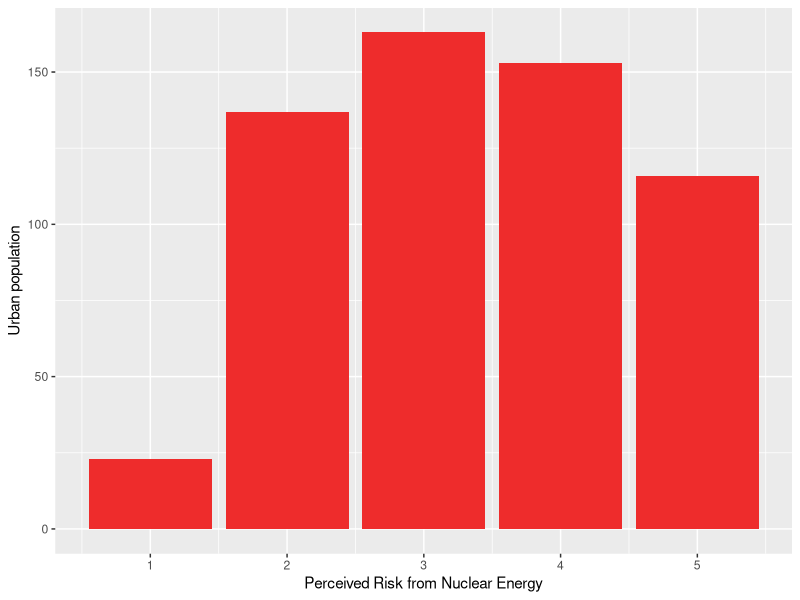
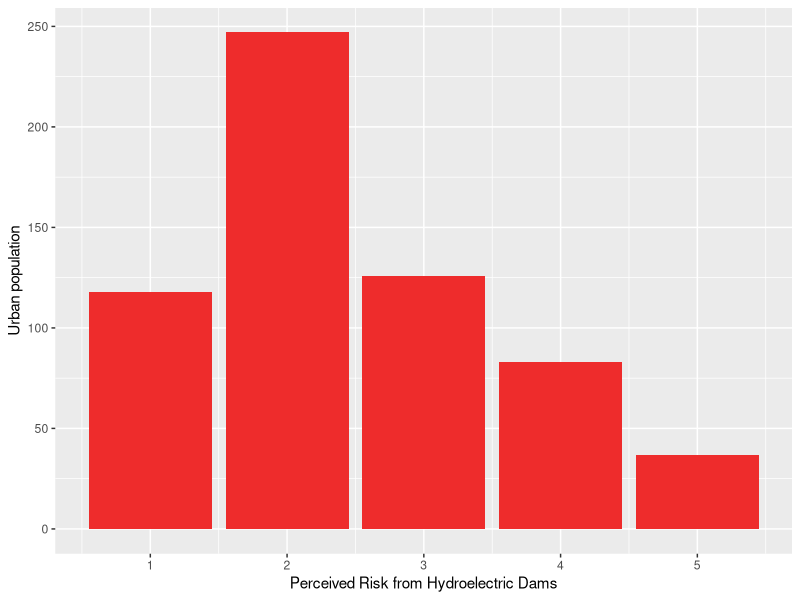
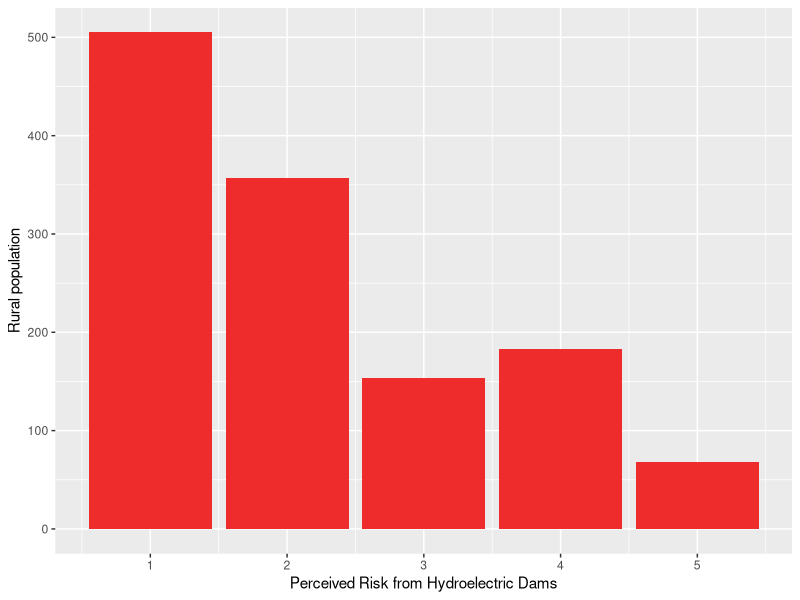
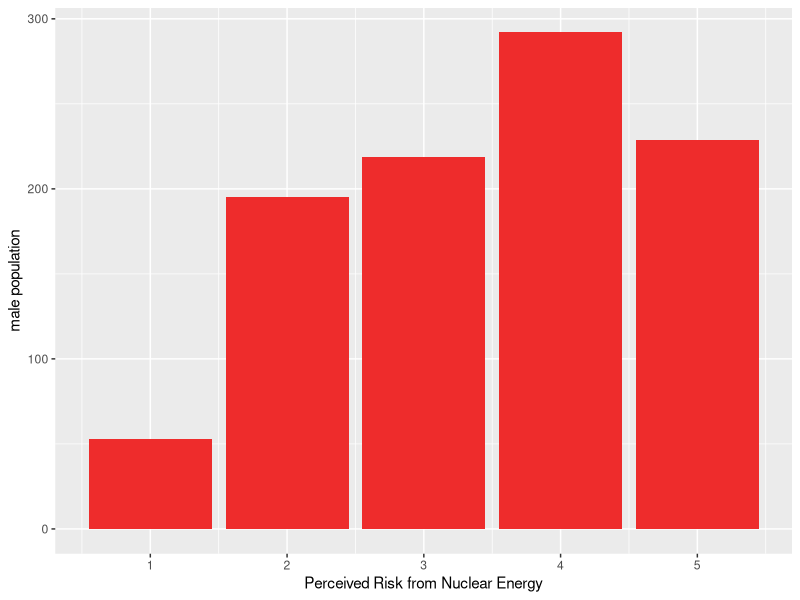
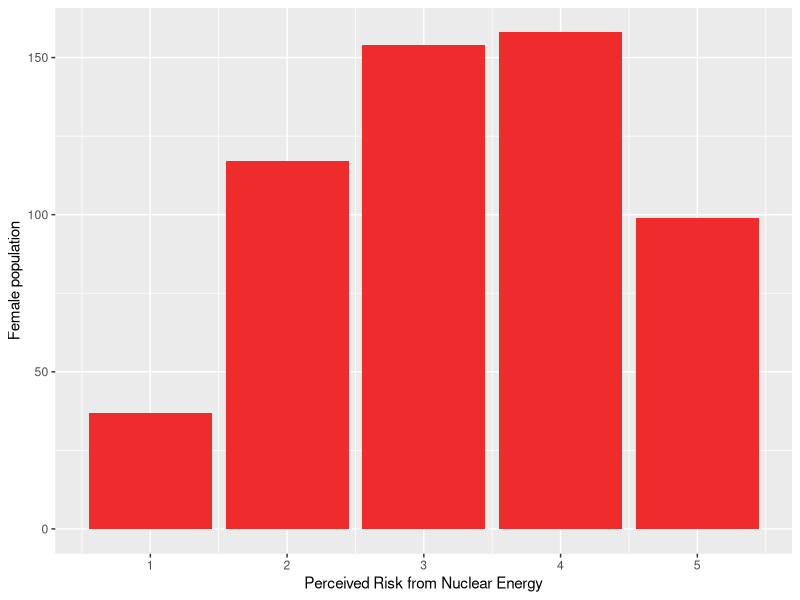

Write R code to recreate these figures, in order.
## ---- chunk 1
  knitr::opts_chunk$set(warning = FALSE, message = FALSE)

suppressPackageStartupMessages(library(tidyverse))
suppressPackageStartupMessages(library(readxl))
suppressPackageStartupMessages(library(dplyr))
suppressPackageStartupMessages(library(tidyr))
suppressPackageStartupMessages(library(ggplot2))

## ---- chunk 2
knitr::opts_chunk$set(warning = FALSE, message = FALSE)
moduletwo <- read_excel(here::here("thesis_surveydata/political_factors_complete.xlsx"))
module2 <- data.frame(moduletwo)
module2[module2 == "Rather not say/ Don't know"] <- "Rather not say/Don't know"

# loaded data set for module 2 eco -pol variables and removes the rows with question number and question text
## ---- chunk 3
knitr::opts_chunk$set(warning = FALSE, message = FALSE)
#This chunk contains the coding schemes of various scales used in survey one: eco-political factors, kahan scale and acceptance scale
codedmodule2 <- module2 %>%
  
#remove row 1
  filter(!row_number() %in% c(1,2)) %>% 
  
# replace risky likert scale with numbers
  mutate_at(vars(starts_with("Risky")), funs(case_when(. =="Not at all risky" ~ 1, 
                                                       . =="Slightly risky" ~ 2, 
                                                       . =="Moderately risky" ~ 3, 
                                                       . =="Very risky" ~ 4, 
                                                       . =="Extremely risky" ~ 5))) %>%

# replace beneficial likert scale with numbers  
  mutate_at(vars(starts_with("Ben")), funs(case_when(. =="Not at all beneficial" ~ 1,
                                                     . =="Slightly beneficial" ~ 2,
                                                     . =="Moderately beneficial" ~ 3,
                                                     . =="Very beneficial" ~ 4,
                                                     . =="Extremely beneficial" ~ 5 ))) %>%

# replace nuclear acceptance likert scale with numbers
  mutate_at(vars(N_accept,N_reluctantlyaccept,N_reject), funs(case_when(. == "Strongly disagree" ~ 1, 
                                                                        . == "Somewhat disagree" ~ 2,
                                                                        . == "Neither agree nor disagree" ~3,
                                                                        . == "Somewhat agree" ~ 4,
                                                                        . == "Strongly agree" ~ 5))) %>%
  
# code likert scale for variables for Kahan scale into numbers
  mutate_at(vars(starts_with (c("K_I","K_H","DISPLACE", "POLLUTE", "HEALTH", "JOBS", "BEAUTY", "PRIDE", "NPRIDE", "DEV", "PROSPER", "RELY"))), funs(case_when(. == "Strongly disagree" ~ 1, 
               . == "Somewhat disagree" ~ 2,
               . == "Neither agree nor disagree" ~3,
               . == "Somewhat agree" ~ 4,
               . == "Strongly agree" ~ 5))) %>%
  
# reverse code for likert scale for variables for Kahan scale into numbers
  mutate_at(vars(starts_with (c("K_S","K_E"))), funs(case_when(. == "Strongly disagree" ~ 5, 
                                                               . == "Somewhat disagree" ~ 4,
                                                               . == "Neither agree nor disagree" ~3,
                                                               . == "Somewhat agree" ~ 2,
                                                               . == "Strongly agree" ~ 1))) %>%

# code eco-pol scale variables into numbers
  mutate_at(vars(SYSTEMDEMO,SYSTEMRELIGION,SYSTEMTECHNO,SYSTEMTOTAL,WEALTHLIM,MECHANISATION,DECISIONDECEN,INDUSTRYLARGE,ECONOMYGLOBAL,OWNERPVT,OWNERNOREG), funs(case_when(. == "Strongly disagree" ~ 1, 
                        . == "Somewhat disagree" ~ 2,
                        . == "Neither agree nor disagree" ~3,
                        . == "Somewhat agree" ~ 4,
                        . == "Strongly agree" ~ 5))) %>%

# reverse code eco-pol scale variables into numbers 
 mutate_at(vars(DECISIONCEN, INDUSTRYSMALL, ECONOMYLOCAL, ENVOVERDEV,OWNERPUB, OWNERREG), funs(case_when(. == "Strongly disagree" ~ 5, 
                                                                                                         . == "Somewhat disagree" ~ 4,
                                                                                                         . == "Neither agree nor disagree" ~3,
                                                                                                         . == "Somewhat agree" ~ 2,
                                                                                                         . == "Strongly agree" ~ 1)))

## ---- chunk 4

moduleone <- read_excel(here::here("thesis_surveydata/livelihood_insecurity_complete.xlsx"))
module1 <- data.frame(moduleone)

# loaded data set for module 2 eco -pol variables and removes the rows with question number and question text
## ---- chunk 5
#This chunk contains the coding schemes of various scales used in survey one: eco-political factors, kahan scale and acceptance scale
codedmodule1 <- module1 %>%
  
#remove row 1
  filter(!row_number() %in% c(1,2)) %>% 
  
# replace risky likert scale with numbers
  mutate_at(vars(starts_with("Risky")), funs(case_when(. =="Not at all risky" ~ 1, 
                                                       . =="Slightly risky" ~ 2, 
                                                       . =="Moderately risky" ~ 3, 
                                                       . =="Very risky" ~ 4, 
                                                       . =="Extremely risky" ~ 5))) %>%

# replace beneficial likert scale with numbers  
  mutate_at(vars(starts_with("Ben")), funs(case_when(. =="Not at all beneficial" ~ 1,
                                                     . =="Slightly beneficial" ~ 2,
                                                     . =="Moderately beneficial" ~ 3,
                                                     . =="Very beneficial" ~ 4,
                                                     . =="Extremely beneficial" ~ 5 ))) %>%

# replace nuclear acceptance likert scale with numbers
  mutate_at(vars(N_accept,N_reluctantlyaccept,N_reject), funs(case_when(. == "Strongly disagree" ~ 1, 
                                                                        . == "Somewhat disagree" ~ 2,
                                                                        . == "Neither agree nor disagree" ~3,
                                                                        . == "Somewhat agree" ~ 4,
                                                                        . == "Strongly agree" ~ 5)))

## ---- chunk 6

suppressPackageStartupMessages(library(tidyselect))
# combine codedmodule1 and codedmodule2

numcol2 <- codedmodule2 %>% add_column(Respondent = 1:1099, .before = "Language") 
numcol1 <- codedmodule1 %>% add_column(Respondent = 1099:2160, .before = "Language")

joineddf <-  full_join(numcol2, numcol1, by = c("Respondent", "Language", "Survey_Date", "State", "Risky_Hydro", "Risky_Solar", "Risky_Wind", "Risky_Nuclear", "Risky_Coal", "Risky_Gas", "Risky_Oil", "Risky_INDHydro", "Risky_INDSolar", "Risky_INDWind", "Risky_INDBiogas", "Risky_INDDiesel", "Risky_INDKerosene", "Risky_INDFirewoodetc", "Risky_INDLPG", "Ben_Hydro", "Ben_Solar", "Ben_Wind", "Ben_Nuclear", "Ben_Coal", "Ben_Gas", "Ben_Oil", "Ben_INDHydro", "Ben_INDSolar", "Ben_INDWind", "Ben_INDDiesel", "Ben_INDBiogas", "Ben_INDFirewoodetc", "Ben_INDLPG", "Ben_INDKerosene", "N_accept", "N_reluctantlyaccept", "N_reject", "age", "urban_rural", "gender", "caste", "religion", "religiontext")) 

## ---- chunk 7
#Distribution checks 
joineddf %>%
  filter(urban_rural == "Urban") %>%
  ggplot(aes(x=Risky_Nuclear, y = ..count..))+
  geom_bar(fill = "firebrick2")+
  labs(x= "Perceived Risk from Nuclear Energy", y = "Urban population")
## ---- chunk 8
 
joineddf %>%
  filter(urban_rural == "Urban") %>%
  ggplot(aes(x=Risky_Hydro, y = ..count..))+
  geom_bar(fill = "firebrick2")+
  labs(x= "Perceived Risk from Hydroelectric Dams", y = "Urban population")
## ---- chunk 9
 
joineddf %>%
  filter(urban_rural == "Rural") %>%
  ggplot(aes(x=Risky_Hydro, y = ..count..))+
  geom_bar(fill = "firebrick2")+
  labs(x= "Perceived Risk from Hydroelectric Dams", y = "Rural population")
## ---- chunk 10
#Distribution checks 
joineddf %>%
  filter(gender == "Male") %>%
  ggplot(aes(x=Risky_Nuclear, y = ..count..))+
  geom_bar(fill = "firebrick2")+
  labs(x= "Perceived Risk from Nuclear Energy", y = "male population")
## ---- chunk 11
#Distribution checks 
joineddf %>%
  filter(gender == "Female") %>%
  ggplot(aes(x=Risky_Nuclear, y = ..count..))+
  geom_bar(fill = "firebrick2")+
  labs(x= "Perceived Risk from Nuclear Energy", y = "Female population")
